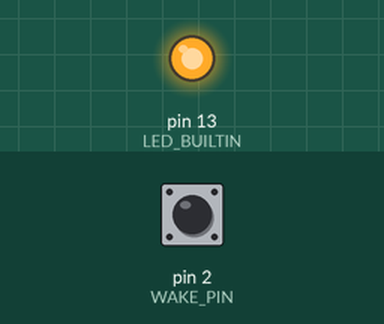
This sketch was run on a simulated Arduino Uno, built with avr-gcc and run on an emulated ATmega328P. On the bench: output pins drawn as LEDs (lit = HIGH). Dashed ring = blinking. Inputs (shaded band) come from the test bench; at power-on: pin 2 (WAKE_PIN) HIGH. Sleep ends after the set time or at an interrupt.

Above: at 0.1 s.
At 1.2 s:
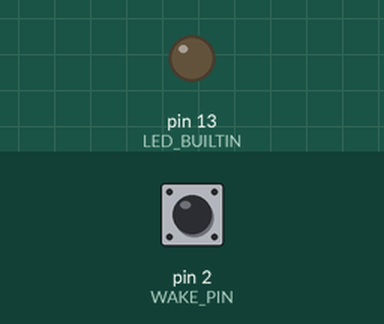
1.3 s: pin 2 (WAKE_PIN) pulled LOW for 3.2 s
At 1.8 s:
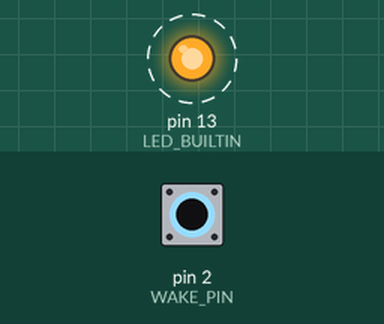
Timing chart, 0 to 6.0 s (numbered marks = the images above; inputs shaded):
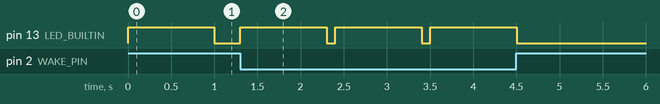

Measured:
- after the input at 1.3 s, pin 13 (LED_BUILTIN): alternates HIGH for 1.0 s and LOW for 0.10 s, 6 changes in all, then stays LOW, starting at once

The sketch:

16_low_power_sleep.ino
```cpp
// Shuts down internal microcontroller clocks to save massive amounts of battery power
#include <avr/sleep.h>

const int WAKE_PIN = 2;

void setup() {
  pinMode(WAKE_PIN, INPUT_PULLUP);
  pinMode(LED_BUILTIN, OUTPUT);
}

void loop() {
  // Flash LED to signal active status
  digitalWrite(LED_BUILTIN, HIGH);
  delay(1000);
  digitalWrite(LED_BUILTIN, LOW);

  Serial.println("Going into deep sleep mode now...");
  delay(100); // Allow text buffer to clear before clock stop

  goToSleep();

  Serial.println("Just woke up!");
}

void goToSleep() {
  set_sleep_mode(SLEEP_MODE_PWR_DOWN); // Deepest power saving option
  sleep_enable();                      // Arm the sleep bit

  // Attach wakeup event to Pin 2 low state change
  attachInterrupt(digitalPinToInterrupt(WAKE_PIN), wakeUpRoutine, LOW);

  sleep_cpu();                         // Complete system freeze happens here

  // --- THE CODE CONTINUES RUNNING HERE AFTER PIN 2 WAKES IT UP ---
  sleep_disable();                     // Safety clear bits
  detachInterrupt(digitalPinToInterrupt(WAKE_PIN));
}

void wakeUpRoutine() {
  // Abstract placeholder execution block
}
```
